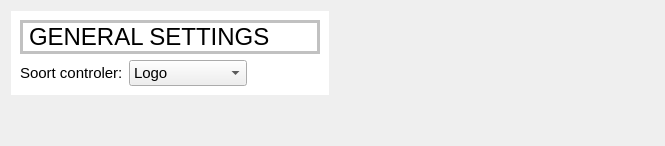
         <widget class="QWidget" name="GeneralSettings">
          <layout class="QGridLayout" name="gridLayout_7">
           <item row="0" column="1">
            <spacer name="horizontalSpacer_14">
             <property name="orientation">
              <enum>Qt::Horizontal</enum>
             </property>
             <property name="sizeHint" stdset="0">
              <size>
               <width>325</width>
               <height>20</height>
              </size>
             </property>
            </spacer>
           </item>
           <item row="0" column="0">
            <layout class="QVBoxLayout" name="verticalLayout_9">
             <item>
              <widget class="QWidget" name="widget_3" native="true">
               <property name="minimumSize">
                <size>
                 <width>300</width>
                 <height>50</height>
                </size>
               </property>
               <property name="maximumSize">
                <size>
                 <width>16777215</width>
                 <height>800</height>
                </size>
               </property>
               <property name="styleSheet">
                <string notr="true">#widget_3{background-color: rgb(255, 255, 255);
}</string>
               </property>
               <layout class="QVBoxLayout" name="verticalLayout_13">
                <item>
                 <widget class="QLabel" name="label_32">
                  <property name="sizePolicy">
                   <sizepolicy hsizetype="Preferred" vsizetype="Maximum">
                    <horstretch>0</horstretch>
                    <verstretch>0</verstretch>
                   </sizepolicy>
                  </property>
                  <property name="minimumSize">
                   <size>
                    <width>300</width>
                    <height>30</height>
                   </size>
                  </property>
                  <property name="maximumSize">
                   <size>
                    <width>16777215</width>
                    <height>50</height>
                   </size>
                  </property>
                  <property name="font">
                   <font>
                    <pointsize>18</pointsize>
                   </font>
                  </property>
                  <property name="styleSheet">
                   <string notr="true">background-color: rgb(255, 255, 255);
border: 3px solid rgb(193, 193, 193);
</string>
                  </property>
                  <property name="text">
                   <string>GENERAL SETTINGS</string>
                  </property>
                 </widget>
                </item>
                <item>
                 <layout class="QHBoxLayout" name="horizontalLayout_16">
                  <item>
                   <widget class="QLabel" name="label">
                    <property name="font">
                     <font>
                      <pointsize>11</pointsize>
                     </font>
                    </property>
                    <property name="text">
                     <string>Soort controler:</string>
                    </property>
                   </widget>
                  </item>
                  <item>
                   <widget class="QComboBox" name="controlerDropDown">
                    <property name="font">
                     <font>
                      <pointsize>11</pointsize>
                     </font>
                    </property>
                    <item>
                     <property name="text">
                      <string>Logo</string>
                     </property>
                    </item>
                    <item>
                     <property name="text">
                      <string>S7-1200 PLC</string>
                     </property>
                    </item>
                    <item>
                     <property name="text">
                      <string>S7-1500 PLC</string>
                     </property>
                    </item>
                    <item>
                     <property name="text">
                      <string>PLC Sim</string>
                     </property>
                    </item>
                    <item>
                     <property name="text">
                      <string>GUI</string>
                     </property>
                    </item>
                   </widget>
                  </item>
                  <item>
                   <spacer name="horizontalSpacer_12">
                    <property name="orientation">
                     <enum>Qt::Horizontal</enum>
                    </property>
                    <property name="sizeHint" stdset="0">
                     <size>
                      <width>40</width>
                      <height>20</height>
                     </size>
                    </property>
                   </spacer>
                  </item>
                 </layout>
                </item>
               </layout>
              </widget>
             </item>
             <item>
              <spacer name="verticalSpacer_6">
               <property name="orientation">
                <enum>Qt::Vertical</enum>
               </property>
               <property name="sizeHint" stdset="0">
                <size>
                 <width>20</width>
                 <height>40</height>
                </size>
               </property>
              </spacer>
             </item>
            </layout>
           </item>
          </layout>
         </widget>
